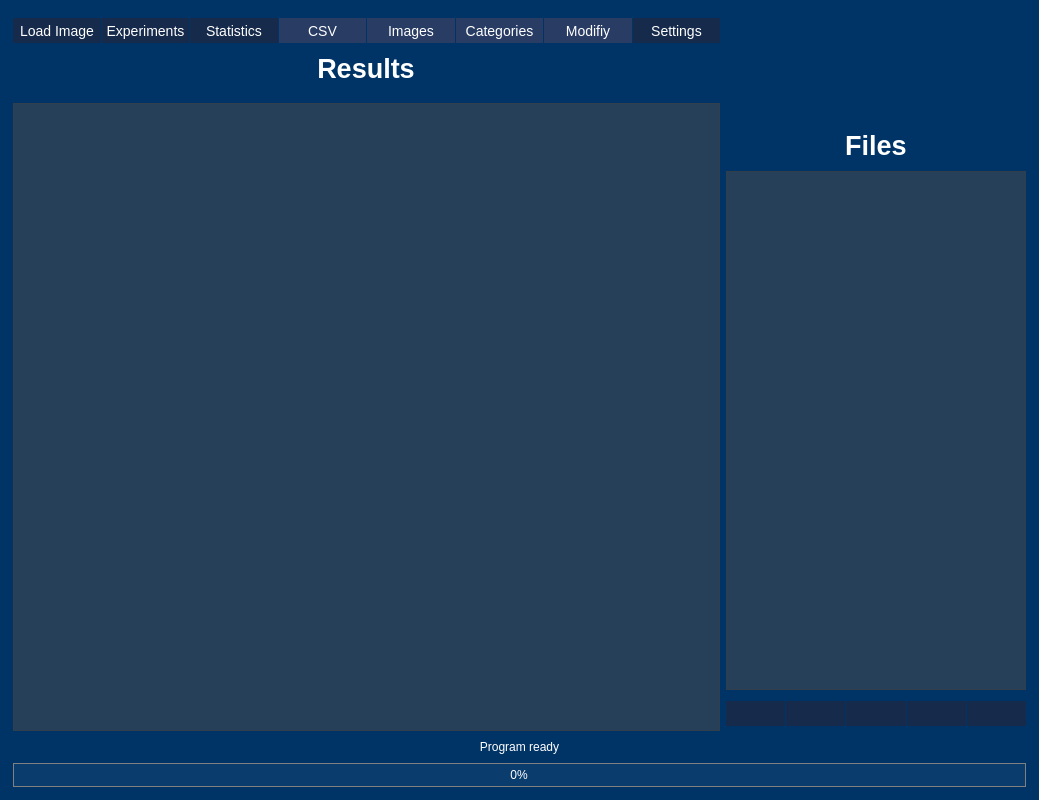
<?xml version="1.0" encoding="UTF-8"?>
<ui version="4.0">
 <class>NucDetect</class>
 <widget class="QMainWindow" name="NucDetect">
  <property name="geometry">
   <rect>
    <x>0</x>
    <y>0</y>
    <width>1039</width>
    <height>800</height>
   </rect>
  </property>
  <property name="windowTitle">
   <string>MainWindow</string>
  </property>
  <property name="styleSheet">
   <string notr="true">QPushButton{
	color: White;
	background-color: rgba(22, 42, 75 , 255);
	border: none;
	font-size: 14px;
 	text-align: center;
     display: inline-block;
	min-height: 25;
	min-width: 40;
}

QPushButton:hover{
	background-color:  rgba(15, 35, 68 , 255);
}

QPushButton:pressed{
	background-color:  rgba(8, 28, 61 , 255);
}

QPushButton:disabled{
	background-color:  rgba(40, 60, 100 , 255);
}

QTableView, QListView{
	color: White;
	background-color: rgba(77, 77, 77, 128)
}

QLabel{
	color:White;
}

QProgressBar {
	color: White;
    border: 1px solid grey;
    background-color: rgb(10, 60, 110);
 }

 QProgressBar::chunk {
     background-color: rgba(77, 77, 77, 128);
 }

QMainWindow{
	background-color: rgb(0, 51, 102);
}

QDialog{
	background-color: rgb(0, 51, 102);
}</string>
  </property>
  <widget class="QWidget" name="centralwidget">
   <layout class="QVBoxLayout" name="verticalLayout_3">
    <property name="leftMargin">
     <number>13</number>
    </property>
    <property name="topMargin">
     <number>13</number>
    </property>
    <property name="rightMargin">
     <number>13</number>
    </property>
    <property name="bottomMargin">
     <number>13</number>
    </property>
    <item>
     <layout class="QHBoxLayout" name="horizontalLayout_3" stretch="85,15">
      <item>
       <layout class="QVBoxLayout" name="verticalLayout">
        <property name="spacing">
         <number>0</number>
        </property>
        <property name="topMargin">
         <number>0</number>
        </property>
        <property name="bottomMargin">
         <number>0</number>
        </property>
        <item>
         <layout class="QHBoxLayout" name="horizontalLayout">
          <property name="spacing">
           <number>1</number>
          </property>
          <property name="leftMargin">
           <number>0</number>
          </property>
          <property name="topMargin">
           <number>5</number>
          </property>
          <property name="bottomMargin">
           <number>5</number>
          </property>
          <item>
           <widget class="QPushButton" name="btn_load">
            <property name="minimumSize">
             <size>
              <width>40</width>
              <height>25</height>
             </size>
            </property>
            <property name="maximumSize">
             <size>
              <width>16777215</width>
              <height>16777215</height>
             </size>
            </property>
            <property name="toolTip">
             <string>Load an image</string>
            </property>
            <property name="text">
             <string>Load Image</string>
            </property>
           </widget>
          </item>
          <item>
           <widget class="QPushButton" name="btn_experiments">
            <property name="enabled">
             <bool>true</bool>
            </property>
            <property name="text">
             <string>Experiments</string>
            </property>
           </widget>
          </item>
          <item>
           <widget class="QPushButton" name="btn_statistics">
            <property name="enabled">
             <bool>true</bool>
            </property>
            <property name="maximumSize">
             <size>
              <width>16777215</width>
              <height>16777215</height>
             </size>
            </property>
            <property name="toolTip">
             <string>Open the statistics window</string>
            </property>
            <property name="text">
             <string>Statistics</string>
            </property>
           </widget>
          </item>
          <item>
           <widget class="QPushButton" name="btn_save">
            <property name="enabled">
             <bool>false</bool>
            </property>
            <property name="toolTip">
             <string>Save the results of the analysis</string>
            </property>
            <property name="text">
             <string>CSV</string>
            </property>
           </widget>
          </item>
          <item>
           <widget class="QPushButton" name="btn_images">
            <property name="enabled">
             <bool>false</bool>
            </property>
            <property name="maximumSize">
             <size>
              <width>16777215</width>
              <height>16777215</height>
             </size>
            </property>
            <property name="toolTip">
             <string>Open the image result window</string>
            </property>
            <property name="text">
             <string>Images</string>
            </property>
           </widget>
          </item>
          <item>
           <widget class="QPushButton" name="btn_categories">
            <property name="enabled">
             <bool>false</bool>
            </property>
            <property name="maximumSize">
             <size>
              <width>16777215</width>
              <height>16777215</height>
             </size>
            </property>
            <property name="toolTip">
             <string>Add categories to the analysed image</string>
            </property>
            <property name="text">
             <string>Categories</string>
            </property>
           </widget>
          </item>
          <item>
           <widget class="QPushButton" name="btn_modify">
            <property name="enabled">
             <bool>false</bool>
            </property>
            <property name="text">
             <string>Modifiy</string>
            </property>
           </widget>
          </item>
          <item>
           <widget class="QPushButton" name="btn_settings">
            <property name="enabled">
             <bool>true</bool>
            </property>
            <property name="maximumSize">
             <size>
              <width>16777215</width>
              <height>16777215</height>
             </size>
            </property>
            <property name="toolTip">
             <string>Open the application settings</string>
            </property>
            <property name="text">
             <string>Settings</string>
            </property>
           </widget>
          </item>
         </layout>
        </item>
        <item alignment="Qt::AlignHCenter">
         <widget class="QLabel" name="label">
          <property name="minimumSize">
           <size>
            <width>0</width>
            <height>40</height>
           </size>
          </property>
          <property name="font">
           <font>
            <pointsize>20</pointsize>
            <weight>75</weight>
            <bold>true</bold>
           </font>
          </property>
          <property name="text">
           <string>Results</string>
          </property>
          <property name="alignment">
           <set>Qt::AlignCenter</set>
          </property>
         </widget>
        </item>
        <item>
         <widget class="QLabel" name="lbl_exp_details">
          <property name="sizePolicy">
           <sizepolicy hsizetype="Preferred" vsizetype="Minimum">
            <horstretch>0</horstretch>
            <verstretch>0</verstretch>
           </sizepolicy>
          </property>
          <property name="font">
           <font>
            <pointsize>10</pointsize>
           </font>
          </property>
          <property name="text">
           <string/>
          </property>
          <property name="margin">
           <number>3</number>
          </property>
         </widget>
        </item>
        <item>
         <widget class="QTableView" name="table_results">
          <property name="minimumSize">
           <size>
            <width>700</width>
            <height>0</height>
           </size>
          </property>
          <property name="maximumSize">
           <size>
            <width>16777215</width>
            <height>16777215</height>
           </size>
          </property>
          <property name="toolTip">
           <string>Contains the result of the analysis</string>
          </property>
          <property name="sizeAdjustPolicy">
           <enum>QAbstractScrollArea::AdjustIgnored</enum>
          </property>
          <property name="selectionBehavior">
           <enum>QAbstractItemView::SelectRows</enum>
          </property>
          <property name="sortingEnabled">
           <bool>true</bool>
          </property>
         </widget>
        </item>
       </layout>
      </item>
      <item>
       <layout class="QVBoxLayout" name="verticalLayout_2" stretch="0,0,0,0">
        <property name="sizeConstraint">
         <enum>QLayout::SetDefaultConstraint</enum>
        </property>
        <item>
         <layout class="QHBoxLayout" name="horizontalLayout_4">
          <item>
           <widget class="QLabel" name="NucDetectLabel">
            <property name="enabled">
             <bool>true</bool>
            </property>
            <property name="sizePolicy">
             <sizepolicy hsizetype="Minimum" vsizetype="Minimum">
              <horstretch>0</horstretch>
              <verstretch>0</verstretch>
             </sizepolicy>
            </property>
            <property name="minimumSize">
             <size>
              <width>250</width>
              <height>106</height>
             </size>
            </property>
            <property name="maximumSize">
             <size>
              <width>250</width>
              <height>106</height>
             </size>
            </property>
            <property name="toolTip">
             <string>The NucDetect logo</string>
            </property>
            <property name="text">
             <string/>
            </property>
            <property name="pixmap">
             <pixmap>banner.png</pixmap>
            </property>
            <property name="scaledContents">
             <bool>true</bool>
            </property>
            <property name="alignment">
             <set>Qt::AlignCenter</set>
            </property>
           </widget>
          </item>
         </layout>
        </item>
        <item alignment="Qt::AlignHCenter">
         <widget class="QLabel" name="label_3">
          <property name="minimumSize">
           <size>
            <width>0</width>
            <height>40</height>
           </size>
          </property>
          <property name="maximumSize">
           <size>
            <width>16777215</width>
            <height>16777215</height>
           </size>
          </property>
          <property name="font">
           <font>
            <pointsize>20</pointsize>
            <weight>75</weight>
            <bold>true</bold>
           </font>
          </property>
          <property name="text">
           <string>Files</string>
          </property>
          <property name="alignment">
           <set>Qt::AlignCenter</set>
          </property>
         </widget>
        </item>
        <item>
         <widget class="QListView" name="list_images">
          <property name="sizePolicy">
           <sizepolicy hsizetype="Expanding" vsizetype="Expanding">
            <horstretch>0</horstretch>
            <verstretch>0</verstretch>
           </sizepolicy>
          </property>
          <property name="minimumSize">
           <size>
            <width>300</width>
            <height>400</height>
           </size>
          </property>
          <property name="maximumSize">
           <size>
            <width>16777215</width>
            <height>16777215</height>
           </size>
          </property>
          <property name="cursor" stdset="0">
           <cursorShape>ArrowCursor</cursorShape>
          </property>
          <property name="toolTip">
           <string>Contains the loaded images</string>
          </property>
          <property name="locale">
           <locale language="English" country="UnitedKingdom"/>
          </property>
          <property name="selectionMode">
           <enum>QAbstractItemView::ExtendedSelection</enum>
          </property>
          <property name="selectionBehavior">
           <enum>QAbstractItemView::SelectRows</enum>
          </property>
          <property name="verticalScrollMode">
           <enum>QAbstractItemView::ScrollPerPixel</enum>
          </property>
          <property name="spacing">
           <number>1</number>
          </property>
         </widget>
        </item>
        <item>
         <layout class="QHBoxLayout" name="horizontalLayout_2">
          <property name="spacing">
           <number>1</number>
          </property>
          <property name="sizeConstraint">
           <enum>QLayout::SetMinimumSize</enum>
          </property>
          <property name="leftMargin">
           <number>0</number>
          </property>
          <property name="topMargin">
           <number>5</number>
          </property>
          <property name="bottomMargin">
           <number>5</number>
          </property>
          <item>
           <widget class="QPushButton" name="btn_analyse">
            <property name="enabled">
             <bool>true</bool>
            </property>
            <property name="sizePolicy">
             <sizepolicy hsizetype="Minimum" vsizetype="Minimum">
              <horstretch>0</horstretch>
              <verstretch>0</verstretch>
             </sizepolicy>
            </property>
            <property name="minimumSize">
             <size>
              <width>40</width>
              <height>25</height>
             </size>
            </property>
            <property name="maximumSize">
             <size>
              <width>16777215</width>
              <height>25</height>
             </size>
            </property>
            <property name="toolTip">
             <string>Analyse the selected image</string>
            </property>
            <property name="text">
             <string/>
            </property>
           </widget>
          </item>
          <item>
           <widget class="QPushButton" name="btn_analyse_all">
            <property name="minimumSize">
             <size>
              <width>40</width>
              <height>25</height>
             </size>
            </property>
            <property name="maximumSize">
             <size>
              <width>16777215</width>
              <height>25</height>
             </size>
            </property>
            <property name="toolTip">
             <string>Analyse all images in the list</string>
            </property>
            <property name="text">
             <string/>
            </property>
           </widget>
          </item>
          <item>
           <widget class="QPushButton" name="btn_delete_from_list">
            <property name="sizePolicy">
             <sizepolicy hsizetype="Minimum" vsizetype="Minimum">
              <horstretch>0</horstretch>
              <verstretch>0</verstretch>
             </sizepolicy>
            </property>
            <property name="minimumSize">
             <size>
              <width>40</width>
              <height>25</height>
             </size>
            </property>
            <property name="maximumSize">
             <size>
              <width>16777215</width>
              <height>25</height>
             </size>
            </property>
            <property name="toolTip">
             <string>Delete the selected image from the list</string>
            </property>
            <property name="text">
             <string/>
            </property>
           </widget>
          </item>
          <item>
           <widget class="QPushButton" name="btn_clear_list">
            <property name="minimumSize">
             <size>
              <width>40</width>
              <height>25</height>
             </size>
            </property>
            <property name="maximumSize">
             <size>
              <width>16777215</width>
              <height>25</height>
             </size>
            </property>
            <property name="toolTip">
             <string>Delete all images from the list</string>
            </property>
            <property name="text">
             <string/>
            </property>
           </widget>
          </item>
          <item>
           <widget class="QPushButton" name="btn_reload">
            <property name="maximumSize">
             <size>
              <width>16777215</width>
              <height>25</height>
             </size>
            </property>
            <property name="toolTip">
             <string>Check if new images are in the image folder</string>
            </property>
            <property name="text">
             <string/>
            </property>
           </widget>
          </item>
         </layout>
        </item>
       </layout>
      </item>
     </layout>
    </item>
    <item>
     <widget class="QLabel" name="lbl_status">
      <property name="minimumSize">
       <size>
        <width>0</width>
        <height>20</height>
       </size>
      </property>
      <property name="toolTip">
       <string>Shows the current acitivity of the application</string>
      </property>
      <property name="text">
       <string>Program ready</string>
      </property>
      <property name="alignment">
       <set>Qt::AlignCenter</set>
      </property>
     </widget>
    </item>
    <item>
     <widget class="QProgressBar" name="prg_bar">
      <property name="toolTip">
       <string>Shows the progress of the current task</string>
      </property>
      <property name="value">
       <number>0</number>
      </property>
      <property name="alignment">
       <set>Qt::AlignCenter</set>
      </property>
     </widget>
    </item>
   </layout>
  </widget>
  <action name="actionLoad">
   <property name="text">
    <string>Load...</string>
   </property>
  </action>
  <action name="actionSave">
   <property name="text">
    <string>Save...</string>
   </property>
  </action>
  <action name="actionSave_all">
   <property name="text">
    <string>Save all...</string>
   </property>
  </action>
  <action name="actionExit">
   <property name="text">
    <string>Exit</string>
   </property>
  </action>
 </widget>
 <resources/>
 <connections/>
</ui>
